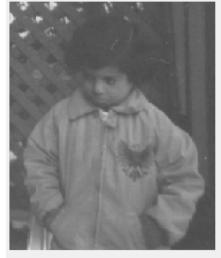
#> input picture Assignment5/pout-dark.jpg, 221 x 258 px
$ jupyter execute submission.ipynb
#> lines starting #> are read from the running program, lines starting #| are printed output that depends on the picture
@ Author : Anirudh Sathish , @Roll No : CS20B1125

Performing Histogram equalization on pout dark and displaying the same

[cell 1]
# loading the libraries
import numpy as np
import matplotlib.pyplot as plt
import cv2

load the image

[cell 2]
pout_dark = cv2.imread("pout-dark.jpg")
#> pout_dark is the input picture: shape (258, 221, 3); min 70, max 255, mean 123.5
plt.imshow(pout_dark)
plt.show()

[cell 3]
# convert pout_dark to grayscale
pout_dark_gray = cv2.cvtColor(pout_dark, cv2.COLOR_BGR2GRAY)
# obtain histogram
hist = cv2.calcHist([pout_dark_gray], [0], None, [256], [0, 256])
#> hist = 256 values, max 1984 at index 240, min 0 at index 0, mean 222.7
# Display the histogram
plt.hist(pout_dark_gray.ravel(), 256, [0, 256])
plt.show()
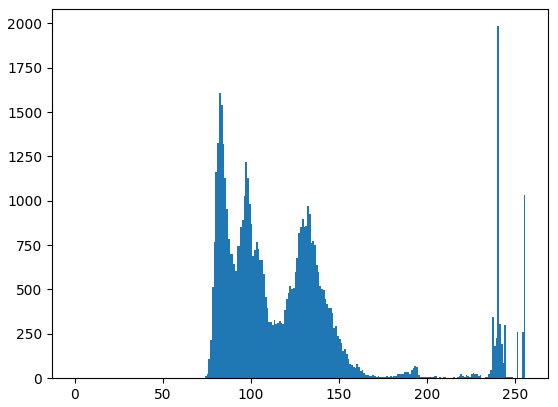
#> figure drawn by matplotlib, 1 panel; tallest bar 1984 high, from x = 240 to 241

[cell 4]
# Perform histogram equalization
equalized_img = cv2.equalizeHist(pout_dark_gray)
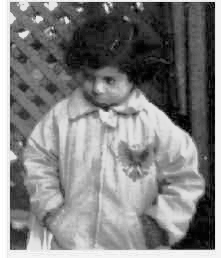
#> equalized_img: shape (258, 221); min 0, max 255, mean 129.3
# Display the original and equalized images
plt.subplot(121), plt.imshow(pout_dark_gray, cmap='gray')
plt.title('Original Image'), plt.xticks([]), plt.yticks([])
plt.subplot(122), plt.imshow(equalized_img, cmap='gray')
plt.title('Equalized Image'), plt.xticks([]), plt.yticks([])
plt.show()
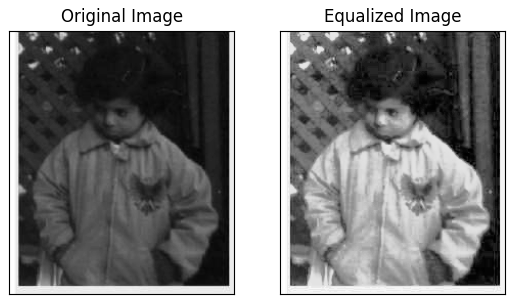
#> figure drawn by matplotlib, 2 panels

Performing part2

[cell 5]
# Load the images
img = cv2.imread('pout-dark.jpg')
ref_img = cv2.imread('pout-bright.jpg')
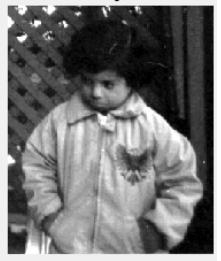
#> input picture Assignment5/pout-bright.jpg, 221 x 261 px
#> ref_img is the input picture: shape (261, 221, 3); min 0, max 255, mean 114.2

# Convert the images to grayscale
img_gray = cv2.cvtColor(img, cv2.COLOR_BGR2GRAY)
ref_gray = cv2.cvtColor(ref_img, cv2.COLOR_BGR2GRAY)

# Calculate the histograms
img_hist, _ = np.histogram(img_gray.flatten(), 256, [0, 256])
#> img_hist has the same summary as hist
ref_hist, _ = np.histogram(ref_gray.flatten(), 256, [0, 256])
#> ref_hist = 256 values, max 1953 at index 240, min 35 at index 251, mean 225.3

# Calculate the cumulative distribution functions
img_cdf = img_hist.cumsum()
#> img_cdf = 256 values from 0 to 57018
img_cdf_normalized = img_cdf * img_hist.max() / img_cdf.max()
#> img_cdf_normalized = 256 values from 0 to 1984

ref_cdf = ref_hist.cumsum()
#> ref_cdf = 256 values from 302 to 57681
ref_cdf_normalized = ref_cdf * img_hist.max() / ref_cdf.max()
#> ref_cdf_normalized = 256 values from 10.39 to 1984

# Perform histogram matching
matched = np.interp(img_gray.flatten(), np.arange(
    256), ref_cdf_normalized).reshape(img_gray.shape)
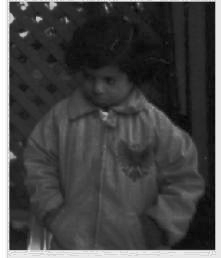
#> matched: shape (258, 221) float64; min 775.9, max 1984, mean 1107.8; drawn with min black and max white

# Display the original and matched images
plt.subplot(131), plt.imshow(cv2.cvtColor(img, cv2.COLOR_BGR2RGB))
plt.title('Original Image'), plt.xticks([]), plt.yticks([])
plt.subplot(132), plt.imshow(cv2.cvtColor(ref_img, cv2.COLOR_BGR2RGB))
plt.title('Reference Image'), plt.xticks([]), plt.yticks([])
plt.subplot(133), plt.imshow(matched, cmap='gray')
plt.title('Matched Image'), plt.xticks([]), plt.yticks([])
plt.show()

Write user defined functions for both

Function for histogram equalisation

[cell 6]
def histEqualise(input_img):
    # Compute the histogram of the image
    img_hist, bins = np.histogram(input_img.flatten(), 256, [0, 256])
#> img_hist has the same summary as hist outside histEqualise; bins = 257 values from 0 to 256

    # Calculate cummulative function and later normalise
    cummulative = img_hist.cumsum()
#> cummulative = 256 values from 0 to 57018
    cummulative_normalized = cummulative * 255 / cummulative[-1]
#> cummulative_normalized = 256 values from 0 to 255
    histogram_equalized_image = np.interp(input_img.flatten(), bins[:-1], cummulative_normalized)

    # Reshape the histogram_equalized_image intensities back to the original image shape
    histogram_equalized_image = histogram_equalized_image.reshape(input_img.shape)

    # Display in subplot format
    plt.subplot(121), plt.imshow(input_img, cmap='gray')
    plt.title('Original Image'), plt.xticks([]), plt.yticks([])
    plt.subplot(122), plt.imshow(histogram_equalized_image, cmap='gray')
    plt.title('Equalized Image'), plt.xticks([]), plt.yticks([])
    plt.show()

[cell 7]
# using user defined
histEqualise(pout_dark_gray)

Second part of the Question

Do histogram matching (specification) on the pout-dark image, keeping pout-bright as a reference image.

[cell 8]
def histMatching(ref_img, input_img):

    # Calculate the histograms of the reference and input images
    ref_hist, bins = np.histogram(ref_img.flatten(), 256, [0, 256])
#> ref_hist has the same summary as hist outside histMatching; bins = 257 values from 0 to 256
    input_hist, bins = np.histogram(input_img.flatten(), 256, [0, 256])
#> input_hist has the same summary as hist outside histMatching

    # Calculating cdf's and their normalized formats
    ref_cummulative = ref_hist.cumsum()
#> ref_cummulative = 256 values from 0 to 57018
    input_cummulative = input_hist.cumsum()
#> input_cummulative = 256 values from 0 to 57018
    ref_cummulative_normalized = ref_cummulative * 255 / ref_cummulative[-1]
#> ref_cummulative_normalized = 256 values from 0 to 255
    input_cummulative_normalized = input_cummulative * 255 / input_cummulative[-1]
#> input_cummulative_normalized = 256 values from 0 to 255

    # Mapping from input to reference

    mapping = np.zeros(256)
    for i in range(256):
        j = 0
        while j < 256 and input_cummulative_normalized[i] > ref_cummulative_normalized[j]:
            j += 1
        mapping[i] = j

    # From the mapping perform histogram matching
    histogram_matched_img = np.zeros_like(input_img)
    for i in range(input_img.shape[0]):
        for j in range(input_img.shape[1]):
            histogram_matched_img[i][j] = mapping[input_img[i][j]]


    plt.subplot(131), plt.imshow(cv2.cvtColor(input_img, cv2.COLOR_BGR2RGB))
    plt.title('Original Image'), plt.xticks([]), plt.yticks([])
    plt.subplot(132), plt.imshow(cv2.cvtColor(ref_img, cv2.COLOR_BGR2RGB))
    plt.title('Reference Image'), plt.xticks([]), plt.yticks([])
    plt.subplot(133), plt.imshow(histogram_matched_img, cmap='gray')
    plt.title('Matched Image'), plt.xticks([]), plt.yticks([])
    plt.show()
